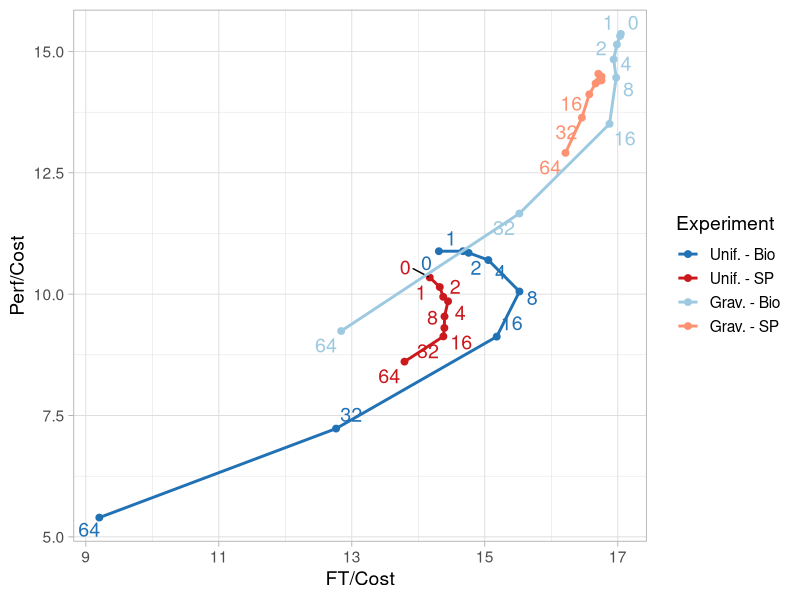
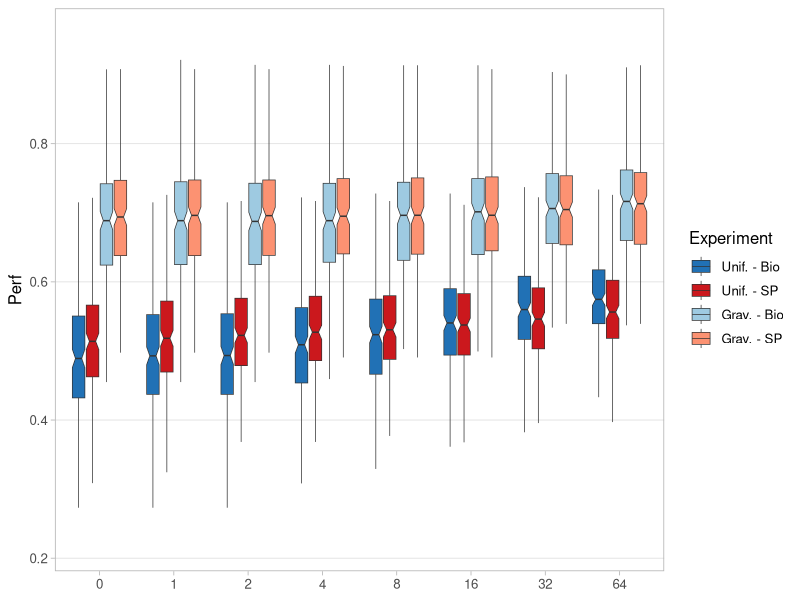
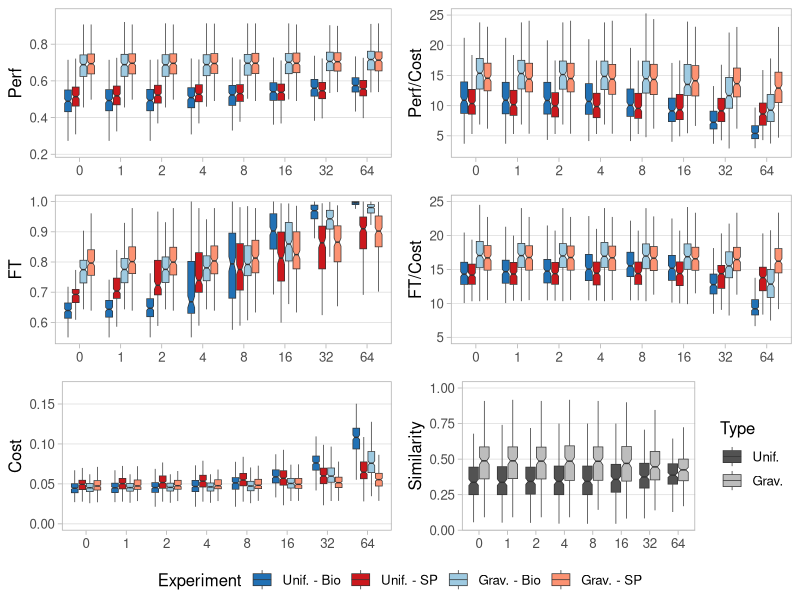
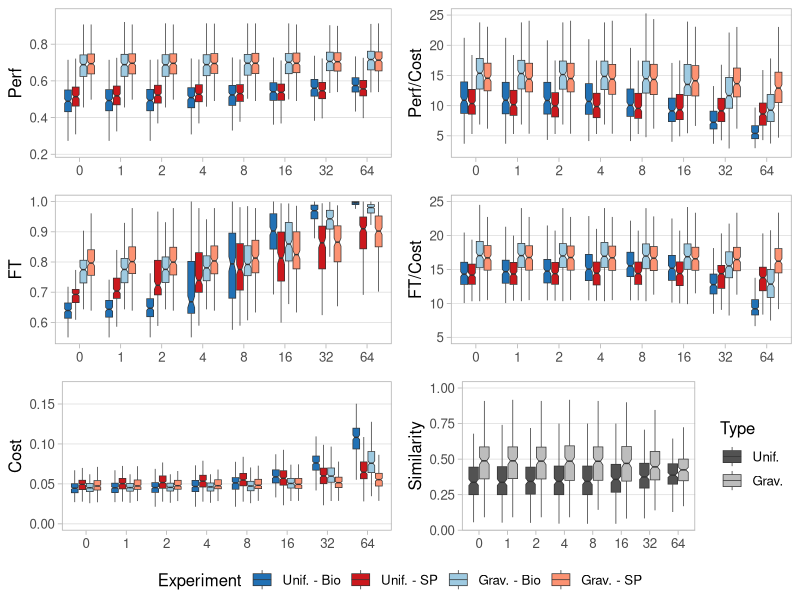
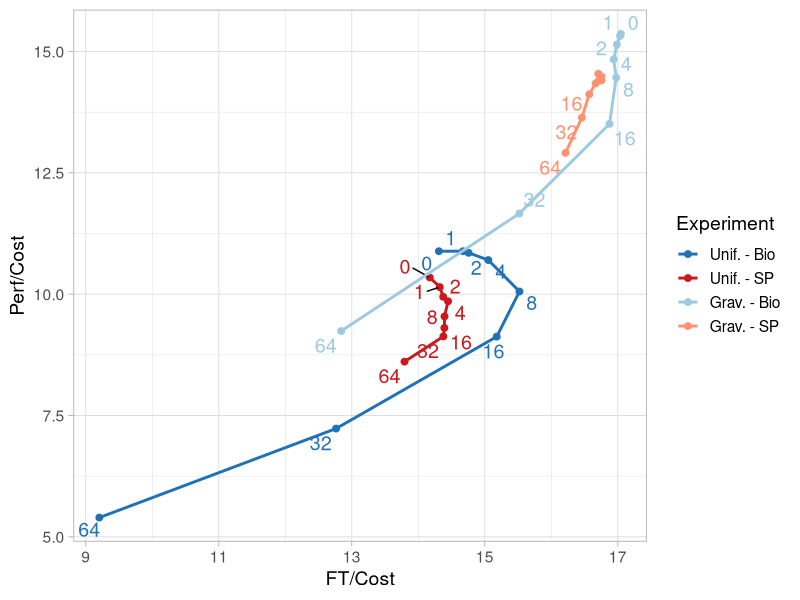

Write the R code that produced these figures, in order.
## Load dependancies
library(doBy)
library(ggplot2)
library(RColorBrewer)
library(ggrepel)

## Load data
res_unif<-read.csv("../data/20171117_res8unif_alpha.csv",h=T)
res_zipf<-read.csv("../data/20171128_res8zipf_alpha.csv",h=T)

## Filter NA Values
res_zipf<-res_zipf[!is.na(res_zipf$perf_bio),]
res_zipf<-res_zipf[!is.na(res_zipf$perf_sp),]

table(res_unif$alpha)
table(res_zipf$alpha)

## Define color scales
sp_cols=RColorBrewer::brewer.pal(9,"Reds")
bio_cols=RColorBrewer::brewer.pal(9,"Blues")

##### Evolution of Perf/cost vs. Fault tolerance/cost according to alpha values
## Summary of value by alpha

sp_unif<-data.frame(alpha=res_unif$alpha,time=res_unif$time_sp,n_steps=res_unif$n_steps_sp,perf=res_unif$perf_sp,cost=res_unif$cost_sp,ft=res_unif$ft_sp);
bio_unif<-data.frame(alpha=res_unif$alpha,time=res_unif$time_bio,n_steps=res_unif$n_steps_bio,perf=res_unif$perf_bio,cost=res_unif$cost_bio,ft=res_unif$ft_bio);
sp_zipf<-data.frame(alpha=res_zipf$alpha,time=res_zipf$time_sp,n_steps=res_zipf$n_steps_sp,perf=res_zipf$perf_sp,cost=res_zipf$cost_sp,ft=res_zipf$ft_sp);
bio_zipf<-data.frame(alpha=res_zipf$alpha,time=res_zipf$time_bio,n_steps=res_zipf$n_steps_bio,perf=res_zipf$perf_bio,cost=res_zipf$cost_bio,ft=res_zipf$ft_bio);


types<-c(rep("unif sp",nrow(sp_unif)),rep("unif bio",nrow(bio_unif)),rep("zipf sp",nrow(sp_zipf)),rep("zipf bio",nrow(bio_zipf)))

merged_data<-data.frame(alpha=c(sp_unif$alpha,bio_unif$alpha,sp_zipf$alpha,bio_zipf$alpha),
                        type=types,
                        perfcost=c(sp_unif$perf/sp_unif$cost,bio_unif$perf/bio_unif$cost,sp_zipf$perf/sp_zipf$cost,bio_zipf$perf/bio_zipf$cost),
                        ftcost=c(sp_unif$ft/sp_unif$cost,bio_unif$ft/bio_unif$cost,sp_zipf$ft/sp_zipf$cost,bio_zipf$ft/bio_zipf$cost)
)

med_perfcost<-summaryBy(perfcost~alpha+type,data=merged_data,FUN=median)
med_ftcost<-summaryBy(ftcost~alpha+type,data=merged_data,FUN=median)

dt_plot<-data.frame(alphas=med_perfcost$alpha,
                    type=med_perfcost$type,
                    perfcost=med_perfcost[,3],
                    ftcost=med_ftcost[,3])


evo_alpha_plot<-ggplot(dt_plot, aes(x=ftcost, y=perfcost)) +
    geom_point(aes(color=type),shape=19,size = 2) +
    geom_text_repel(aes(x=ftcost, y=perfcost,label=alphas),
                    color =rep(c(bio_cols[7],sp_cols[7],bio_cols[4],sp_cols[4]),length(levels(factor(dt_plot$alphas)))),
                    segment.colour="black",size=5,force = 2) +
   
    scale_color_manual(values=c(bio_cols[7],sp_cols[7],bio_cols[4],sp_cols[4]),
                       name = "Experiment",labels = c("Unif. - Bio","Unif. - SP","Grav. - Bio","Grav. - SP")) +
    ylab("Perf/Cost") + xlab("FT/Cost") +
    geom_path(aes(color=type),size=1) +
    theme_light(base_size = 14)
evo_alpha_plot

ggsave(file="/home/queyroi/cs/MultiSourcesRouting/notes/figs/evo_alpha_plot.eps",plot=evo_alpha_plot)

##### Barplot Perf/Cost/FT according to alphas values
dt_bplot<-data.frame(alpha=factor(c(sp_unif$alpha,bio_unif$alpha,sp_zipf$alpha,bio_zipf$alpha)),
                        type=types,
                        perf=c(sp_unif$perf,bio_unif$perf,sp_zipf$perf,bio_zipf$perf),
                        cost=c(sp_unif$cost,bio_unif$cost,sp_zipf$cost,bio_zipf$cost),
                        ft=c(sp_unif$ft,bio_unif$ft,sp_zipf$ft,bio_zipf$ft)
)

plot_perf<-ggplot(dt_bplot, aes(x=factor(alpha), y=perf,fill=type))+
    geom_boxplot(notch=TRUE, outlier.shape=NA,aes(fill=type),size=0.25) + 
    scale_fill_manual(values=c(bio_cols[7],sp_cols[7],bio_cols[4],sp_cols[4]),name = "Experiment",labels = c("Unif. - Bio","Unif. - SP","Grav. - Bio","Grav. - SP")) +
    ylab("Perf")  + 
    theme_light(base_size = 12) + 
    theme(axis.title.x = element_blank(),panel.grid.major.x = element_blank(),panel.grid.minor.y = element_blank()) 
plot_perf

plot_cost<-ggplot(dt_bplot, aes(x=factor(alpha), y=cost,fill=type))+
    geom_boxplot(notch=TRUE,outlier.shape=NA,aes(fill=type),size=0.25) + 
    scale_fill_manual(values=c(bio_cols[7],sp_cols[7],bio_cols[4],sp_cols[4])) + 
    theme_light(base_size = 12) + 
    theme(axis.title.x = element_blank(),panel.grid.major.x = element_blank(),panel.grid.minor.y = element_blank()) +
    coord_cartesian(ylim = c(0, 0.17)) +
    ylab("Cost") 

plot_ft<-ggplot(dt_bplot, aes(x=factor(alpha), y=ft,fill=type))+
    geom_boxplot(notch=TRUE,outlier.shape=NA,aes(fill=type),size=0.25) + 
    scale_fill_manual(values=c(bio_cols[7],sp_cols[7],bio_cols[4],sp_cols[4])) +
    theme_light(base_size = 12) + 
    ylab("FT") + 
    theme(axis.title.x = element_blank(),panel.grid.major.x = element_blank(),panel.grid.minor.y = element_blank())
    
plot_perfcost<-ggplot(dt_bplot, aes(x=factor(alpha), y=perf/cost,fill=type))+
    geom_boxplot(notch=TRUE,outlier.shape=NA,aes(fill=type),size=0.25) + 
    scale_fill_manual(values=c(bio_cols[7],sp_cols[7],bio_cols[4],sp_cols[4])) + 
    coord_cartesian(ylim = c(2.5, 25)) +
    theme_light(base_size = 12) + 
    ylab("Perf/Cost")  + 
    theme(axis.title.x = element_blank(),panel.grid.major.x = element_blank(),panel.grid.minor.y = element_blank()) 

plot_ftcost<-ggplot(dt_bplot, aes(x=factor(alpha), y=ft/cost,fill=type))+
    geom_boxplot(notch=TRUE,outlier.shape=NA,aes(fill=type),size=0.25) + 
    scale_fill_manual(values=c(bio_cols[7],sp_cols[7],bio_cols[4],sp_cols[4])) + 
    coord_cartesian(ylim = c(5, 25)) +
    theme_light(base_size = 12) + 
    ylab("FT/Cost")  + 
    theme(axis.title.x = element_blank(),panel.grid.major.x = element_blank(),panel.grid.minor.y = element_blank())
    
dt_diff<-data.frame(alpha=c(res_unif$alpha,res_zipf$alpha),
                    flow=c(rep("unif",nrow(res_unif)),rep("zipf",nrow(res_zipf))),
                    diff=c(res_unif$diffset,res_zipf$diffset)) 

diff_cols=RColorBrewer::brewer.pal(9,"Greys")
plot_diff<-ggplot(dt_diff,aes(x=factor(alpha),y=diff,fill=flow)) +
    geom_boxplot(notch=TRUE,outlier.shape=NA,aes(fill=flow),size=0.25)  + 
    scale_fill_manual(values=c(diff_cols[7],diff_cols[4]),name="Type",labels=c("Unif.","Grav.")) +
    theme_light(base_size = 12) + 
    ylab("Similarity")  + 
    theme(axis.title.x = element_blank(),panel.grid.major.x = element_blank(),panel.grid.minor.y = element_blank())
    

library(gridExtra)
library(grid)
library(lattice)

#grid.arrange(plot_perf,plot_perfcost,plot_ft,plot_ftcost,plot_cost,plot_diff,bottom="alpha")
grid_arrange_shared_legend <- function(..., ncol = length(list(...)), nrow = 1, position = c("bottom", "right")) {
    plots <- list(...)
    position <- match.arg(position)
    g <- ggplotGrob(plots[[1]] + 
                        theme(legend.position = position))$grobs
    legend <- g[[which(sapply(g, function(x) x$name) == "guide-box")]]
    lheight <- sum(legend$height)
    lwidth <- sum(legend$width)
    gl <- lapply(plots, function(x) x +
                     theme(legend.position = "none"))
    gl[[6]] <- gl[[6]] + theme(legend.position = "right")
    gl <- c(gl, ncol = ncol, nrow = nrow)
    
    combined <- switch(position,
                       "bottom" = arrangeGrob(do.call(arrangeGrob, gl), 
                                              legend,ncol = 1,
                                              heights = unit.c(unit(1, "npc") - lheight, lheight)),
                       "right" = arrangeGrob(do.call(arrangeGrob, gl),
                                             legend, ncol = 2,
                                             widths = unit.c(unit(1, "npc") - lwidth, lwidth)))
    
    grid.newpage()
    grid.draw(combined)
    
    # return gtable invisibly
    invisible(combined)
}
grid_arrange_shared_legend(plot_perf,plot_perfcost,plot_ft,plot_ftcost,plot_cost,plot_diff, ncol = 2, nrow = 3)

barplot_final<-grid_arrange_shared_legend(plot_perf,plot_perfcost,plot_ft,plot_ftcost,plot_cost,plot_diff, ncol = 2, nrow = 3)
ggsave(file="/home/queyroi/cs/MultiSourcesRouting/notes/figs/barplot_alpha.eps",plot=barplot_final)
